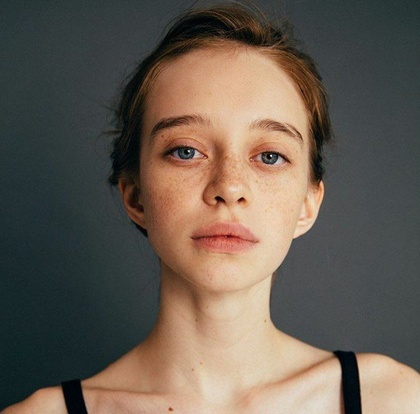
%> input picture Modeling/Test Image/test_im1.jpg, 420 x 414 px, shrunk from 720 x 710 before the run
$ octave analis_high_freq_fft.m   (GNU Octave 9; MATLAB toolbox functions it lacks are replaced by stand-ins)
%> lines starting %> are read from the running program, lines starting %| are printed output that depends on the picture
I = imread('TestImage/test_im1.jpg');
%> I is the input picture: size 414x420x3 uint8; mean R, G, B 104, 92.9, 82.1
origIm = rgb2gray(I);
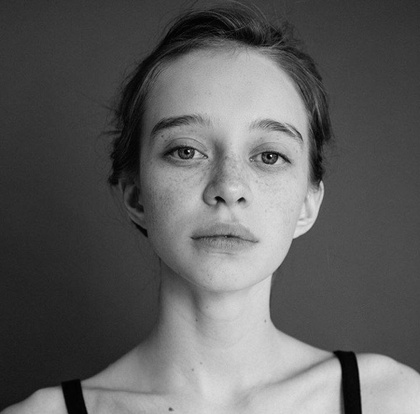
%> origIm: size 414x420 uint8; min 0, max 238, mean 95
subplot(2,3,1);
imshow(origIm);
%Применение фильтров
sigma = 6;
gaussian = imfilter(origIm, fspecial('gaussian',[5 5], sigma));
littleBlurredIm = imfilter(origIm, fspecial('motion',20,0),'replicate');
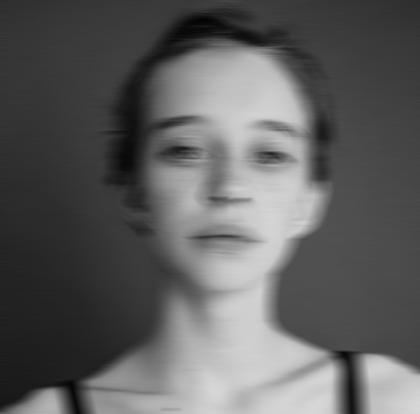
%> littleBlurredIm: size 414x420 uint8; min 4, max 217, mean 94.9
subplot(2,3,2);
imshow(gaussian);
subplot(2,3,3);
imshow(littleBlurredIm);
%Спектральная составляющая
[M,N] = size(origIm);
%> M = 414; N = 420
[x, y]=meshgrid(1:N,1:M);
h1=fft2(origIm);
subplot(2,3,4);
%imagesc(angle(fftshift(h1)));
%imagesc(abs(fftshift(h1)));
%colormap(gray);
mesh(x,y, abs(fftshift(h1)));
zlim([5E+3 inf]);
h2=fft2(gaussian);
subplot(2,3,5);
%imagesc(angle(fftshift(h2)));
%imagesc(abs(fftshift(h2)));
%colormap(gray);
mesh(x,y, abs(fftshift(h2)));
zlim([5E+3 inf]);
h3=fft2(littleBlurredIm);
subplot(2,3,6);
mesh(x,y, abs(fftshift(h3)));
zlim([5E+3 inf]);
% [9 lines of commented-out code are left out]
a1 = h1(1,1)/(M*N);
%> a1 = 94.97
a2 = h2(1,1)/(M*N);
%> a2 = 94.48
a3 = h3(1,1)/(M*N);
%> a3 = 94.93
Tim = 0.001;
m1 = max(max(abs(h1)))*Tim/a1;
%> m1 = 173.9
m2 = max(max(abs(h2)))*Tim/a2;
%> m2 = 173.9
m3 = max(max(abs(h3)))*Tim/a3;
%> m3 = 173.9

k1=0;
k2=0;
k3=0;
for i = 1 : M
   for j = 1: N
       if(h1(i,j)>=m1)
         k1 = k1 + 1;
       end
       if(h2(i,j)>=m2)
         k2 = k2 + 1;
       end
       if(h3(i,j)>=m3)
         k3 = k3 + 1;
       end
   end
end
%> after the loop, k1 = 170553; k2 = 77451; k3 = 85827
Image_Quality_1 = k1/(M*N);
%> Image_Quality_1 = 0.981
Image_Quality_2 = k2/(M*N);
%> Image_Quality_2 = 0.445
Image_Quality_3 = k3/(M*N);
%> Image_Quality_3 = 0.494
hold on
subplot(2,3,1);
if(Image_Quality_1 > 0.2)
   text(4,M+30,'best image', 'Color', 'g');
else
   text(4,M+30,'bad image', 'Color', 'r');
end
subplot(2,3,2);
if(Image_Quality_2 > 0.2)
   text(4,M+30,'best image', 'Color', 'g');
else
   text(4,M+30,'bad image', 'Color', 'r');
end
subplot(2,3,3);
if(Image_Quality_3 > 0.2)
   text(4,M+30,'best image', 'Color', 'g');
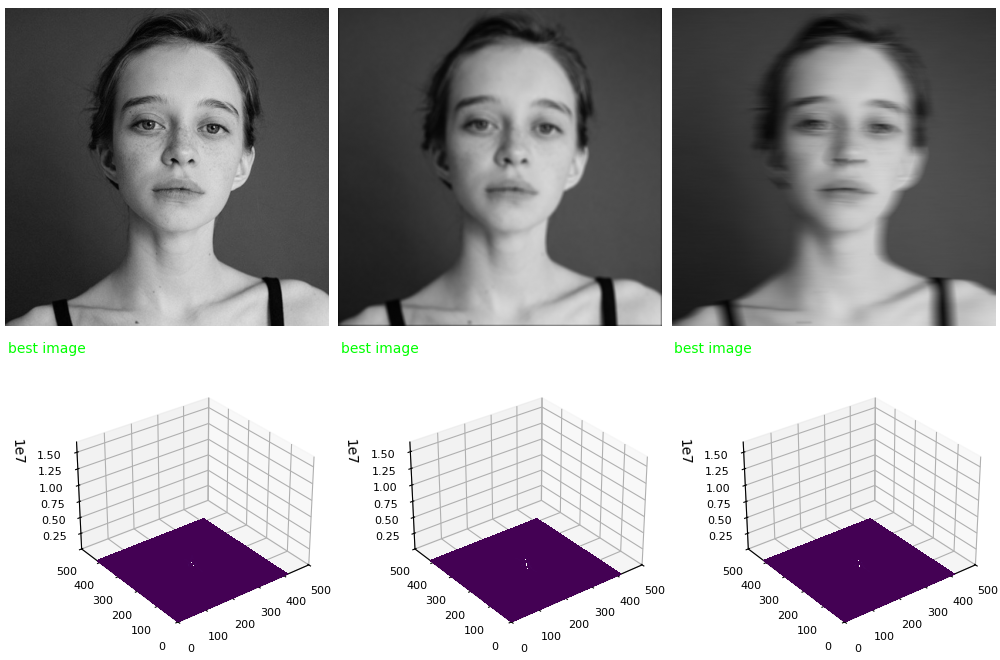
%> figure redrawn from the program's plot data, 6 panels
else
   text(4,M+30,'bad image', 'Color', 'r');
end
hold off;

$ run again, with Modeling/Test Image/test_im2.jpeg copied over Modeling/Test Image/test_im1.jpg
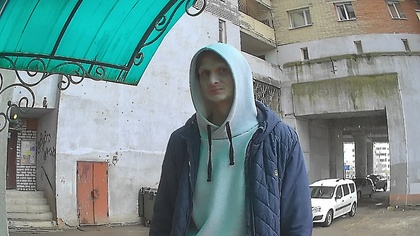
%> input picture Modeling/Test Image/test_im2.jpeg, 420 x 236 px, shrunk from 1280 x 720 before the run
%> I is the input picture: size 236x420x3 uint8; mean R, G, B 120.9, 142.8, 142.3
%> `gaussian = imfilter(origIm, fspecial('gaussian',[5 5], sigma));`:
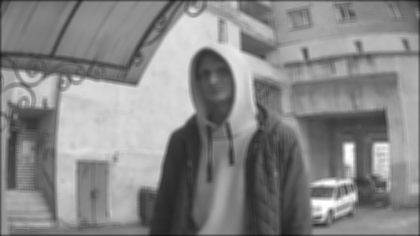
%> gaussian: size 236x420 uint8; min 22, max 254, mean 135.2
%> `littleBlurredIm = imfilter(origIm, fspecial('motion',20,0),'replicate');`:
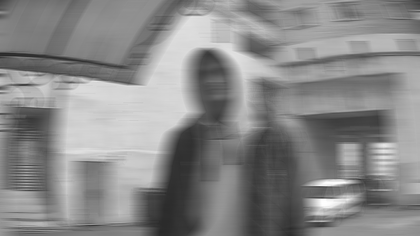
%> littleBlurredIm: size 236x420 uint8; min 39, max 254, mean 136.2
%> a1 = 136.2
%> a2 = 135.2
%> a3 = 136.2
%> m1 = 99.12
%> after the loop `for i = 1 : M`: k1 = 99042; k2 = 73026; k3 = 86734
%> Image_Quality_1 = 0.999
%> Image_Quality_2 = 0.737
%> Image_Quality_3 = 0.875
